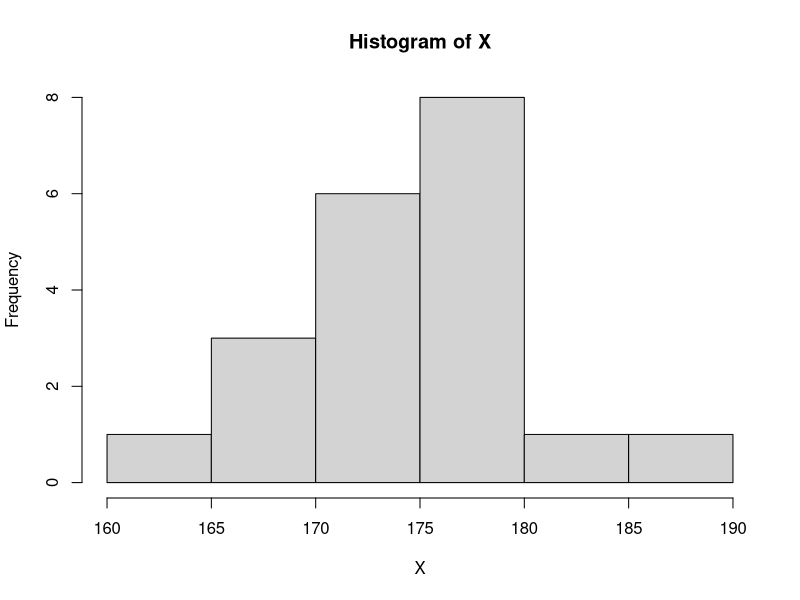
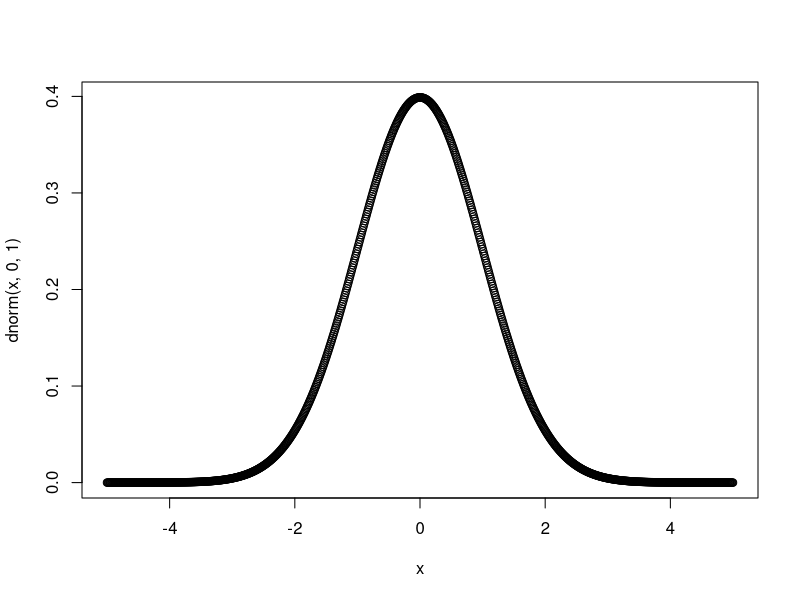
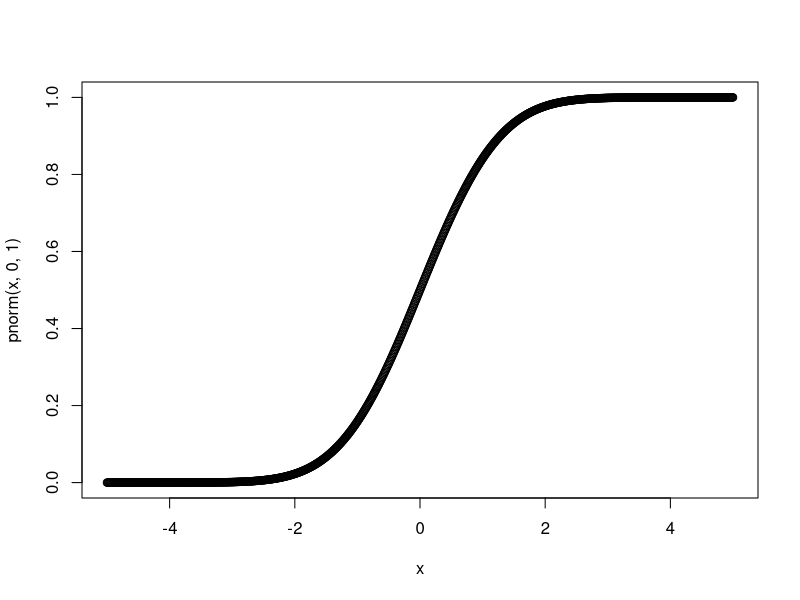
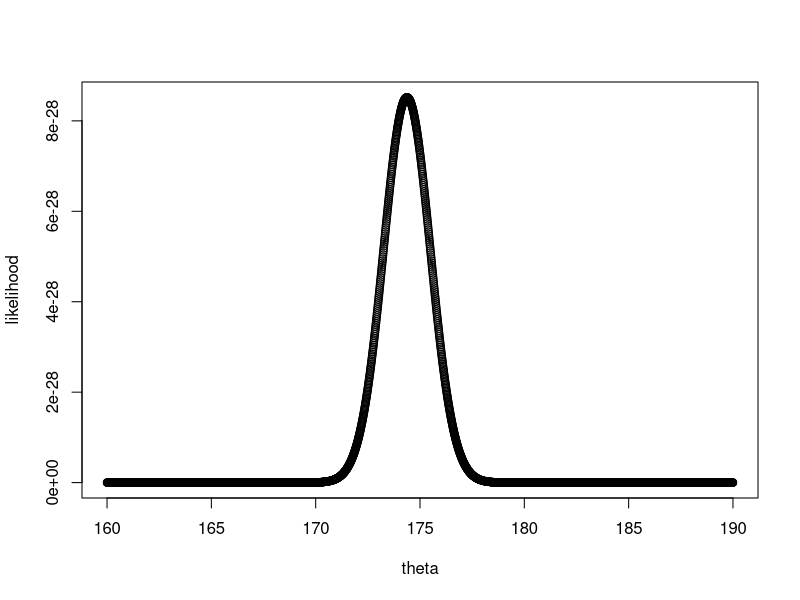
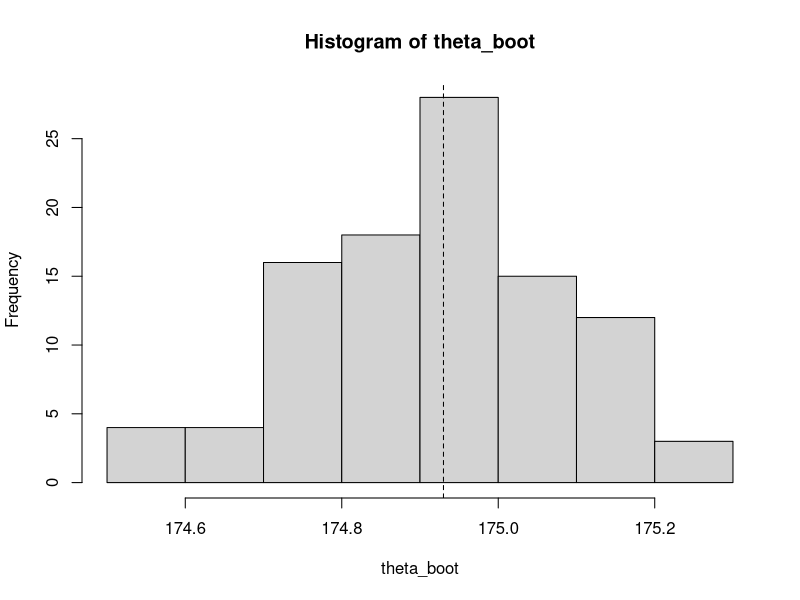

Generate these figures, in order, with R:

# data
X <- as.numeric(readLines("sample20.txt"))

# descriptive
mean(X)
median(X)

var(X)
range(X)

hist(X)

## frequentist
mean(X)

## likelihood

# statistical model N(theta,known var=25)

x <- seq(-5,5,0.01)

plot(x,y=dnorm(x,0,1))

sum(dnorm(x[1:500],0,1))/sum(dnorm(x,0,1))

plot(x,y=pnorm(x,0,1))

# plot(seq(0,1,0.01), qnorm(seq(0,1,0.01),0,1))

# p(D|theta=170)

pnorm(160,mean=170,sd=5)  
pnorm(170,mean=170,sd=5)
pnorm(180,mean=170,sd=5)

dnorm(160,mean=170,sd=5)
dnorm(170,mean=170,sd=5)
dnorm(180,mean=170,sd=5)

# but we are interested in the inverse problem

dnorm(175.1,mean=160,sd=5)
dnorm(175.1,mean=170,sd=5)
dnorm(175.1,mean=180,sd=5)

# for any observed data, we consider P(X|theta) as a function of theta

thetas <- seq(160, 190, 0.01)

prod(dnorm(X,thetas[1],5))

L <- c()
for (theta in thetas) L <- c(L, prod(dnorm(theta,X,5)))

plot(x=thetas, y=L, xlab="theta", ylab="likelihood")

# numerical solution

# 1 - grid search
thetas[which.max(L)]

# 2 - random search

# 3 - algorithm

# analytical solution


# more data

X <- as.numeric(readLines("sample1000.txt"))
mean(X)
thetas <- seq(160, 190, 0.01)

L <- c()
for (theta in thetas) L <- c(L, prod(dnorm(theta,X,5)))

thetas[which.max(L)]

logL <- c()
for (theta in thetas) logL <- c(logL, sum(dnorm(theta,X,5,log=TRUE)))

thetas[which.max(logL)]

## hypothesis testing

# LRT

X <- as.numeric(readLines("sample20.txt"))

thetas <- seq(160, 190, 0.01)

logL <- c()
for (theta in thetas) logL <- c(logL, sum(dnorm(theta,X,5,log=TRUE)))

thetas[which.max(logL)]

1-pchisq(2*(max(logL)-logL[which(thetas==170)]),df=1)

1-pchisq(2*(max(logL)-logL[which(thetas==174)]),df=1)

1-pchisq(2*(max(logL)-logL[which(thetas==175)]),df=1)


X <- as.numeric(readLines("sample1000.txt"))

thetas <- seq(160, 190, 0.01)

logL <- c()
for (theta in thetas) logL <- c(logL, sum(dnorm(theta,X,5,log=TRUE)))

thetas[which.max(logL)]

1-pchisq(2*(max(logL)-logL[which(thetas==170)]),df=1)

1-pchisq(2*(max(logL)-logL[which(thetas==174)]),df=1)

1-pchisq(2*(max(logL)-logL[which(thetas==175)]),df=1)

# bootstrapping

X <- as.numeric(readLines("sample1000.txt"))

thetas <- seq(160, 190, 0.01)

logL <- c()
for (theta in thetas) logL <- c(logL, sum(dnorm(theta,X,5,log=TRUE)))

theta_mle <- thetas[which.max(logL)]


theta_boot <-c()

for (i in 1:100) {

	Xs <- sample(X, replace=T)

	logL <- c()
	for (theta in thetas) logL <- c(logL, sum(dnorm(theta,Xs,5,log=TRUE)))

	theta_boot[i] <- thetas[which.max(logL)]

	print(theta_boot[i])

}

hist(theta_boot)
abline(v=theta_mle, lty=2)

quantile(theta_boot, c(0.025,0.975))




